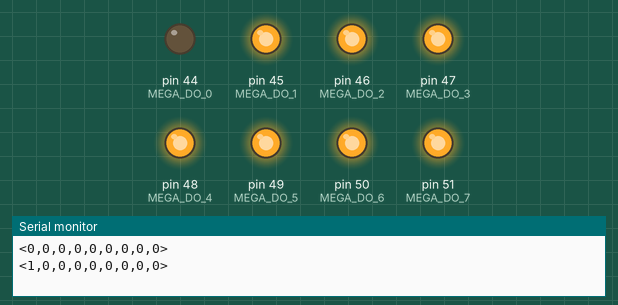
This sketch was run on a simulated Arduino Mega 2560, built with avr-gcc and run on an emulated ATmega2560. Shown: output pins drawn as LEDs (lit = HIGH), the last lines printed to the serial monitor.

Above: at 0.1 s.
At 4.1 s:
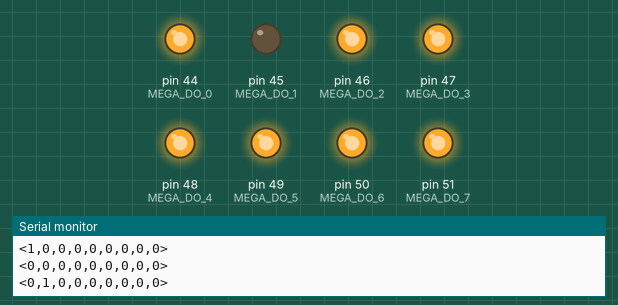
At 8.1 s:
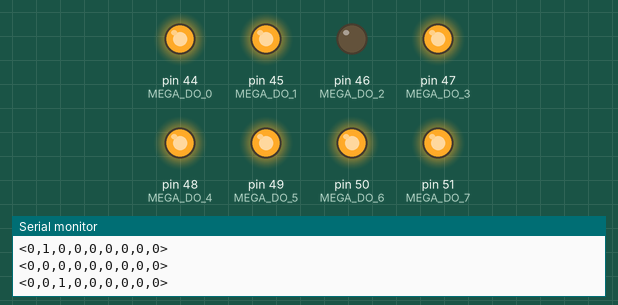
At 20.1 s:
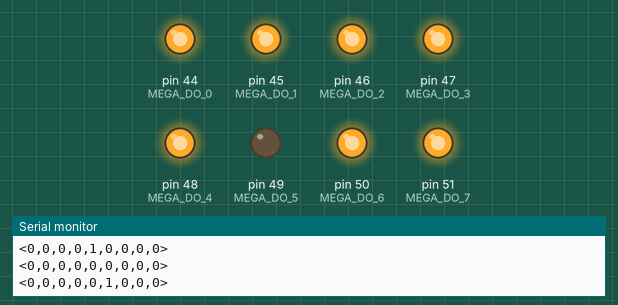
At 28.1 s:
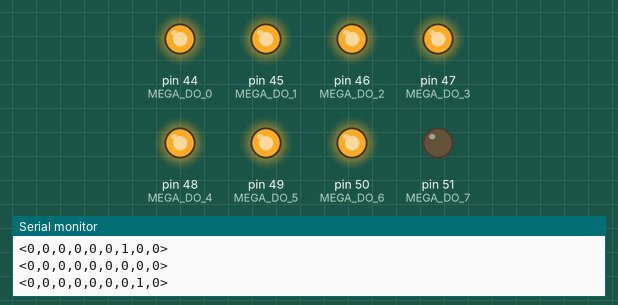
At 38.1 s:
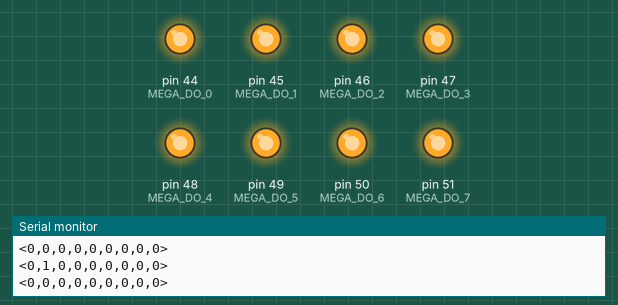
Timing chart, 0 to 39.6 s (numbered marks = the images above):
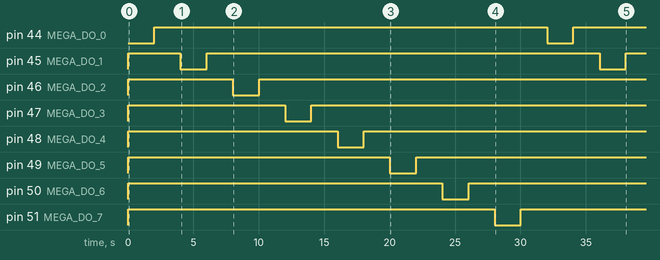

Measured:
- by itself, pin 44 (MEGA_DO_0): LOW → HIGH at 2.0 s, → LOW 30.0 s later, → HIGH 2.0 s later
- by itself, pin 45 (MEGA_DO_1): alternates HIGH for 30.0 s and LOW for 2.0 s
- by itself, pin 46 (MEGA_DO_2): HIGH → LOW at 8.0 s, → HIGH 2.0 s later
- by itself, pin 47 (MEGA_DO_3): HIGH → LOW at 12.0 s, → HIGH 2.0 s later
- by itself, pin 48 (MEGA_DO_4): HIGH → LOW at 16.0 s, → HIGH 2.0 s later
- by itself, pin 49 (MEGA_DO_5): HIGH → LOW at 20.0 s, → HIGH 2.0 s later
- by itself, pin 50 (MEGA_DO_6): HIGH → LOW at 24.0 s, → HIGH 2.0 s later
- by itself, pin 51 (MEGA_DO_7): HIGH → LOW at 28.0 s, → HIGH 2.0 s later

The sketch:

Alarm_dig_mega.ino
```cpp
//di program terpisah, non integrasi
//nano menggunakan yang ada di NanoAlarm_vD

bool alarms[9] = {0, 0, 0, 0, 0, 0, 0, 0, 0};

#define MEGA_DO_0 44
#define MEGA_DO_1 45
#define MEGA_DO_2 46
#define MEGA_DO_3 47
#define MEGA_DO_4 48
#define MEGA_DO_5 49
#define MEGA_DO_6 50
#define MEGA_DO_7 51

void setup() {
  Serial.begin(115200);

  pinMode(MEGA_DO_0, OUTPUT);
  pinMode(MEGA_DO_1, OUTPUT);
  pinMode(MEGA_DO_2, OUTPUT);
  pinMode(MEGA_DO_3, OUTPUT);
  pinMode(MEGA_DO_4, OUTPUT);
  pinMode(MEGA_DO_5, OUTPUT);
  pinMode(MEGA_DO_6, OUTPUT);
  pinMode(MEGA_DO_7, OUTPUT);
  setAlarm("99_OFF");
}

void loop() {
  for (int i = 0; i < 8; i++) {
    String keyword = "0" + String(i) + "_ON";
    setAlarm(keyword);
    delay(2000);
    setAlarm("99_OFF");
    delay(2000);
  }
}

void setAlarm(String key) {   // Key example: 01_ON   ;   09_OFF
  //Define array of alarm triggers
  //alarmzz[0] = High pressure exceeded PIP (HIGH)
  //alarmzz[1] = Pressure too low (HIGH)
  //alarmzz[2] = Patient is fighting (HIGH)
  //alarmzz[3] = Overcurrent fault (HIGH)
  //alarmzz[4] = Sporious breath (MEDIUM)
  //alarmzz[5] = Overtidal volume (MEDIUM)
  //alarmzz[6] = Low PEEP (MEDIUM)
  //alarmzz[7] =
  //alarmzz[8] = Low/Oversupply of Oxygen (LOW)

  int key_index = key.substring(0, 2).toInt();
  //  Serial.println(key_index);  // debugging
  if (key.substring(3) == "ON") {
    alarms[key_index] = 1;
  }
  else if (key_index == 99) {
    for (int j = 0; j < 9; j++) {
      alarms[j] = 0;
    }
  }
  else {
    alarms[key_index] = 0;
  }

  String msg = "<";
  msg = msg + String(alarms[0]);
  for (int i = 1; i < 9; i++) {
    msg = msg + "," + String(alarms[i]);
  }
  msg = msg + ">";

  //  Serial3.println(msg); Serial3.flush();

  // Alternative communication using digitalWrite
  digitalWrite(MEGA_DO_0, !(alarms[0]));
  digitalWrite(MEGA_DO_1, !(alarms[1]));
  digitalWrite(MEGA_DO_2, !(alarms[2]));
  digitalWrite(MEGA_DO_3, !(alarms[3]));
  digitalWrite(MEGA_DO_4, !(alarms[4]));
  digitalWrite(MEGA_DO_5, !(alarms[5]));
  digitalWrite(MEGA_DO_6, !(alarms[6]));
  digitalWrite(MEGA_DO_7, !(alarms[7]));

  Serial.println(msg);
}
```
